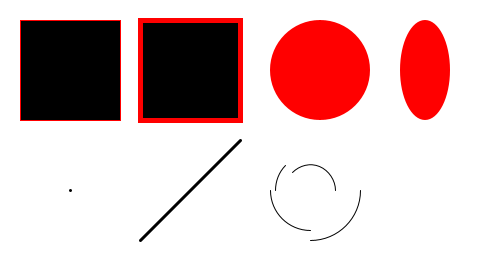
Frame 1 (no input)
Frame 60 (the mouse pressed at the canvas centre just before this capture): identical to frame 1, image omitted
Frame 120 (the mouse held since frame 60 and released just before this capture): identical to frame 1, image omitted

The Processing sketch that drew this single still picture (run headless with seeded random() and noise(); from frame 60 on, the mouse is pressed at the canvas centre):

// Processing sketch: sketch_02_Drawing
// ── sketch_02_Drawing.pde
void setup(){
  // Define the size of our window to 500px x 500px
  size(500,260);
  // Set a white background
  background(255);
  
  // Draw a black rectangle with red borders
  fill(0);
  stroke(255, 0, 0);
  rect(20, 20, 100, 100);
  
  // Draw another rectangle with thicker border
  strokeWeight(5);
  rect(140, 20, 100, 100);
  
  // Draw a red ellipse with no borders
  noStroke();
  fill(255, 0, 0);
  ellipse(320, 70, 100, 100);
  
  // Draw an ellipse with the width smaller than height
  ellipse(425, 70, 50, 100);
  
  // Draw a point
  stroke(0);
  strokeWeight(3);
  point(70, 190);
  
  // Draw a line
  line(140, 240, 240, 140);
  
  // draw a complex arc group
  noFill();
  strokeWeight(1);
  arc(310, 190, 100, 100, 0, HALF_PI);
  arc(310, 190, 80, 80, HALF_PI, PI);
  arc(310, 190, 70, 70, PI, PI+QUARTER_PI);
  arc(310, 190, 50, 50, PI+QUARTER_PI, TWO_PI);
}

void draw(){
  
}
